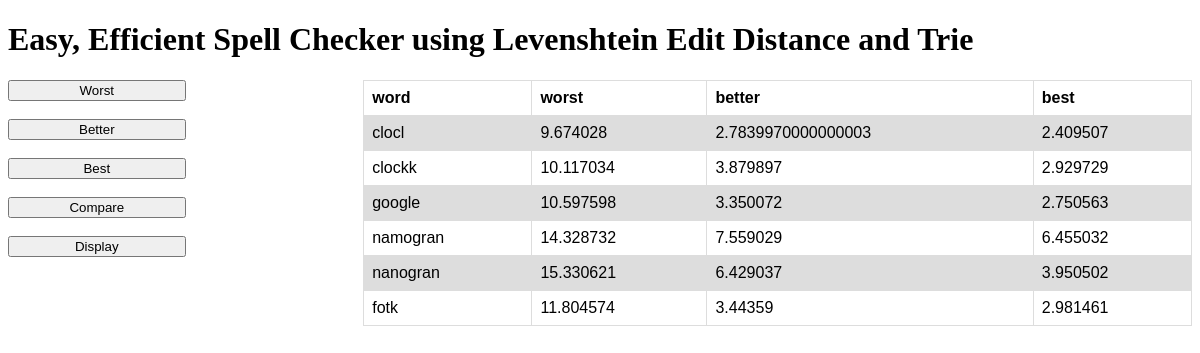
The page /display on the database its author committed.
### tables this page shows
CREATE TABLE words
        (
          word VARCHAR(50) NOT NULL,
          worst FLOAT NOT NULL,
          better FLOAT NOT NULL,
          best FLOAT NOT NULL,
          PRIMARY KEY (word)
        );

### app.py (the view)
@app.route('/display')
def display():
    o.perform, o.compare = False, False
    o.display = True
    query = f'select * from words'
    result_proxy = connection.execute(query)
    o.records = result_proxy.fetchall()
    print(o.records)
    return render_template("index.html", o=o)

### templates/index.html (shortened to what this page needs)
<!DOCTYPE html>
<html lang="en">
    <head>
    </head>
    <body>
        <h1>{{o.title}}</h1>
        <div class="row">
          <div class="column1">
            <a href="{{url_for('worst')}}">
                <button >
                Worst
                </button>
            </a><br><br>
            <a href="{{url_for('better')}}">
                <button >
                Better
                </button>
            </a><br><br>
            <a href="{{url_for('best')}}">
                <button >
                Best
                </button>
            </a><br><br>
            <a href="{{url_for('compare')}}">
                <button >
                Compare
                </button>
            </a><br><br>
            <a href="{{url_for('display')}}">
                <button >
                Display
                </button>
            </a><br><br>
          </div>
            {% if o.display %}
        <div class="column2">
            <div>
                <table>
                    <tr>
                        {% for header in o.headers %}
                        <th>
                            {{header}}
                        </th>
                        {% endfor %}
                    </tr>
                    {% for record in o.records %}
                    <tr>
                        {% for item in record %}
                        <td>{{item}}</td>
                        {% endfor %}
                    </tr>
                    {% endfor %}
                </table>
            </div>
        </div>
            {% endif %}
        </div>
    </body>
</html>

### templates/index.html (style rules this page uses)
.column1 { float: left; width: 30%; }
.column2 { float: left; width: 70%; }
.row:after { content: ""; display: table; clear: both; }
table { font-family: arial, sans-serif; border-collapse: collapse; width: 100%; }
button { font-family: arial, sans-serif; border-collapse: collapse; width: 50%; }
td, th { border: 1px solid #dddddd; text-align: left; padding: 8px; }
tr:nth-child(even) { background-color: #dddddd; }

### rows shown on the page
words: word "clocl", worst "9.674028", better "2.7839970000000003", best "2.409507"
words: word "clockk", worst "10.117034", better "3.879897", best "2.929729"
words: word "google", worst "10.597598", better "3.350072", best "2.750563"
words: word "namogran", worst "14.328732", better "7.559029", best "6.455032"
words: word "nanogran", worst "15.330621", better "6.429037", best "3.950502"
words: word "fotk", worst "11.804574", better "3.44359", best "2.981461"

### other values the page prints
{{ o.title }} "Easy, Efficient Spell Checker using Levenshtein Edit Distance and Trie"
{{ header }} "word" "worst" "better" "best"
